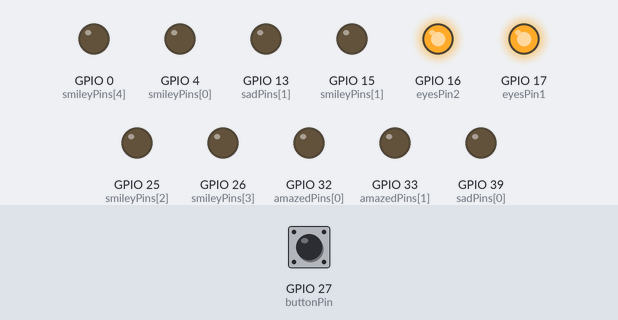
The sketch below on a simulated ESP32. Shown: output pins drawn as LEDs (lit = HIGH). Dashed ring = blinking. The inputs (shaded band) are chosen by the test bench; at power-on: GPIO 27 (buttonPin) HIGH.

Above: at 1.2 s.
1.3 s: GPIO 27 (buttonPin) pulled LOW for 1 s
At 2.6 s:
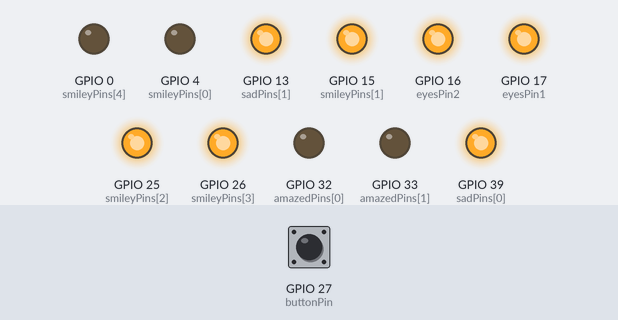
3.8 s: GPIO 27 (buttonPin) pulled LOW for 0.15 s
At 5.0 s:
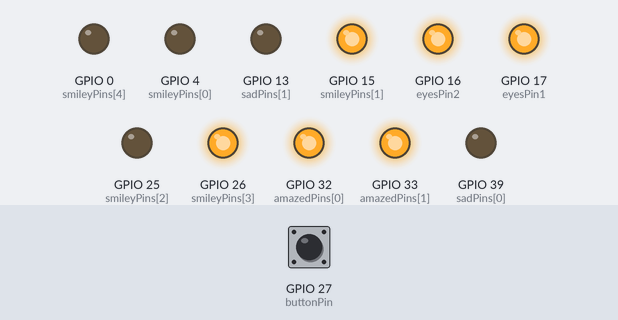
5.4 s: GPIO 27 (buttonPin) pulled LOW for 3.2 s
At 5.7 s:
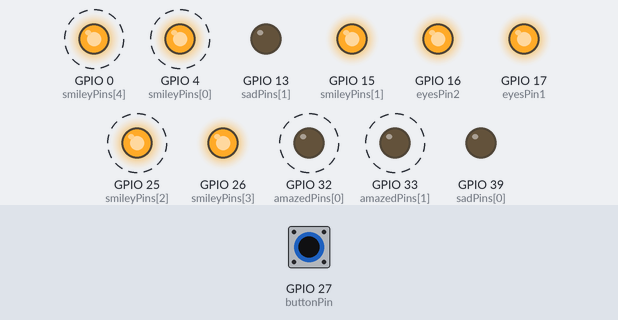
Timing chart, 0 to 9.9 s (numbered marks = the images above; inputs shaded):
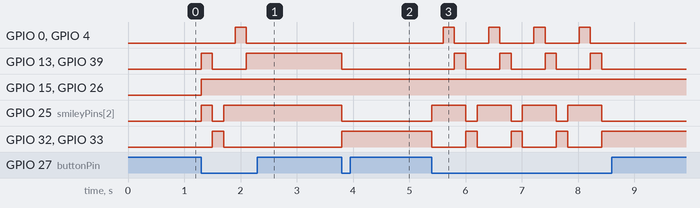

Measured:
- after the input at 1.3 s, GPIO 0 (smileyPins[4]), GPIO 4 (smileyPins[0]): LOW → HIGH after 0.60 s, → LOW 0.20 s later
- after the input at 3.8 s, GPIO 13 (sadPins[1]), GPIO 25 (smileyPins[2]), GPIO 39 (sadPins[0]): HIGH → LOW at once; GPIO 32 (amazedPins[0]), GPIO 33 (amazedPins[1]): LOW → HIGH at once
- after the input at 5.4 s, GPIO 0 (smileyPins[4]), GPIO 4 (smileyPins[0]): alternates HIGH for 0.20 s and LOW for 0.60 s, 8 changes in all, then stays LOW, starting after 0.20 s

The sketch:

EMOTIONMATRIX.ino
```cpp
#include <Arduino.h>

const int eyesPin1 = 17;
const int eyesPin2 = 16;
const int smileyPins[] = {4, 15, 25, 26, 0};
const int sadPins[] = {39, 13, 15, 26, 25};
const int amazedPins[] = {32, 33, 15, 26};
const int pokerPins[] = {25, 15, 26};

const int buttonPin = 27;

int currentEmotion = 0;
int numEmotions = 4;

unsigned long lastDebounceTime = 0;
unsigned long debounceDelay = 200; // Increase debounce delay for better response

void setup() {
  pinMode(eyesPin1, OUTPUT);
  pinMode(eyesPin2, OUTPUT);
  digitalWrite(eyesPin1, HIGH);
  digitalWrite(eyesPin2, HIGH);

  for (int i = 0; i < sizeof(smileyPins) / sizeof(smileyPins[0]); i++) {
    pinMode(smileyPins[i], OUTPUT);
    pinMode(sadPins[i], OUTPUT);
  }

  for (int i = 0; i < sizeof(amazedPins) / sizeof(amazedPins[0]); i++) {
    pinMode(amazedPins[i], OUTPUT);
  }

  for (int i = 0; i < sizeof(pokerPins) / sizeof(pokerPins[0]); i++) {
    pinMode(pokerPins[i], OUTPUT);
  }

  pinMode(buttonPin, INPUT_PULLUP);
}

void turnOnPins(const int pins[], int count) {
  for (int i = 0; i < count; i++) {
    digitalWrite(pins[i], HIGH);
  }
}

void turnOffPins(const int pins[], int count) {
  for (int i = 0; i < count; i++) {
    digitalWrite(pins[i], LOW);
  }
}

void showEmotion(int emotionIndex) {
  currentEmotion = emotionIndex;

  turnOffPins(smileyPins, sizeof(smileyPins) / sizeof(smileyPins[0]));
  turnOffPins(sadPins, sizeof(sadPins) / sizeof(sadPins[0]));
  turnOffPins(amazedPins, sizeof(amazedPins) / sizeof(amazedPins[0]));
  turnOffPins(pokerPins, sizeof(pokerPins) / sizeof(pokerPins[0]));

  switch (currentEmotion) {
    case 0:
      turnOnPins(smileyPins, sizeof(smileyPins) / sizeof(smileyPins[0]));
      break;
    case 1:
      turnOnPins(sadPins, sizeof(sadPins) / sizeof(sadPins[0]));
      break;
    case 2:
      turnOnPins(amazedPins, sizeof(amazedPins) / sizeof(amazedPins[0]));
      break;
    case 3:
      turnOnPins(pokerPins, sizeof(pokerPins) / sizeof(pokerPins[0]));
      break;
  }
}

void loop() {
  int buttonState = digitalRead(buttonPin);

  if (buttonState == LOW && millis() - lastDebounceTime > debounceDelay) {
    showEmotion((currentEmotion + 1) % numEmotions);
    lastDebounceTime = millis();
  }
}
```
